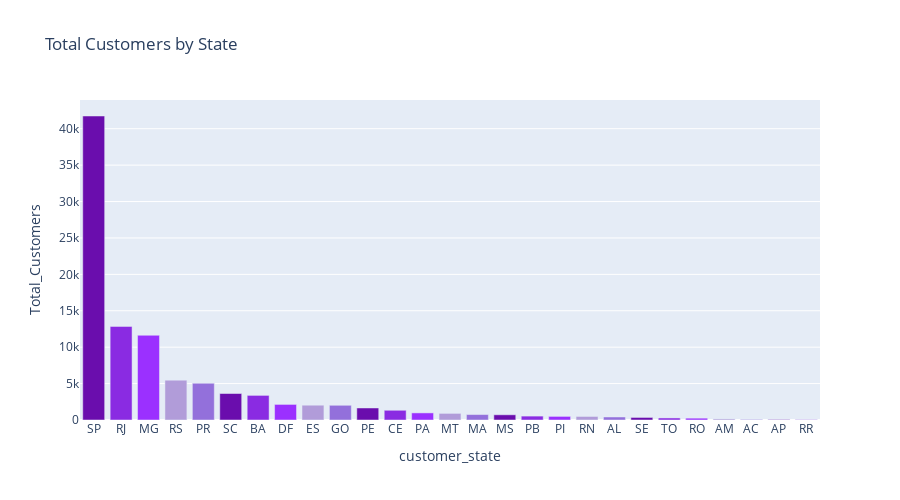

This figure's notebook cell:
### Code cell
purple_colors = ["#6a0dad", "#8a2be2", "#9b30ff", "#b19cd9", "#9370db"]

fig = px.bar(
    df,
    x="customer_state",
    y="Total_Customers",
    title="Total Customers by State",
    color="customer_state",  # color each bar differently
    color_discrete_sequence=purple_colors
)

fig.update_layout(
    showlegend=False,   # hide legend
    width=900,
    height=500
)

fig.show()

### Figure 1 — Plotly figure (JSON) as saved in the notebook; plotly's stock layout.template omitted (floating-point values rounded to 4 significant figures)
{"data": [{"alignmentgroup": "True", "hovertemplate": "customer_state=%{x}<br>Total_Customers=%{y}<extra></extra>", "legendgroup": "SP", "marker": {"color": "#6a0dad", "pattern": {"shape": ""}}, "name": "SP", "offsetgroup": "SP", "orientation": "v", "showlegend": true, "textposition": "auto", "type": "bar", "x": ["SP"], "xaxis": "x", "y": [41746], "yaxis": "y"}, {"alignmentgroup": "True", "hovertemplate": "customer_state=%{x}<br>Total_Customers=%{y}<extra></extra>", "legendgroup": "RJ", "marker": {"color": "#8a2be2", "pattern": {"shape": ""}}, "name": "RJ", "offsetgroup": "RJ", "orientation": "v", "showlegend": true, "textposition": "auto", "type": "bar", "x": ["RJ"], "xaxis": "x", "y": [12852], "yaxis": "y"}, {"alignmentgroup": "True", "hovertemplate": "customer_state=%{x}<br>Total_Customers=%{y}<extra></extra>", "legendgroup": "MG", "marker": {"color": "#9b30ff", "pattern": {"shape": ""}}, "name": "MG", "offsetgroup": "MG", "orientation": "v", "showlegend": true, "textposition": "auto", "type": "bar", "x": ["MG"], "xaxis": "x", "y": [11635], "yaxis": "y"}, {"alignmentgroup": "True", "hovertemplate": "customer_state=%{x}<br>Total_Customers=%{y}<extra></extra>", "legendgroup": "RS", "marker": {"color": "#b19cd9", "pattern": {"shape": ""}}, "name": "RS", "offsetgroup": "RS", "orientation": "v", "showlegend": true, "textposition": "auto", "type": "bar", "x": ["RS"], "xaxis": "x", "y": [5466], "yaxis": "y"}, {"alignmentgroup": "True", "hovertemplate": "customer_state=%{x}<br>Total_Customers=%{y}<extra></extra>", "legendgroup": "PR", "marker": {"color": "#9370db", "pattern": {"shape": ""}}, "name": "PR", "offsetgroup": "PR", "orientation": "v", "showlegend": true, "textposition": "auto", "type": "bar", "x": ["PR"], "xaxis": "x", "y": [5045], "yaxis": "y"}, {"alignmentgroup": "True", "hovertemplate": "customer_state=%{x}<br>Total_Customers=%{y}<extra></extra>", "legendgroup": "SC", "marker": {"color": "#6a0dad", "pattern": {"shape": ""}}, "name": "SC", "offsetgroup": "SC", "orientation": "v", "showlegend": true, "textposition": "auto", "type": "bar", "x": ["SC"], "xaxis": "x", "y": [3637], "yaxis": "y"}, {"alignmentgroup": "True", "hovertemplate": "customer_state=%{x}<br>Total_Customers=%{y}<extra></extra>", "legendgroup": "BA", "marker": {"color": "#8a2be2", "pattern": {"shape": ""}}, "name": "BA", "offsetgroup": "BA", "orientation": "v", "showlegend": true, "textposition": "auto", "type": "bar", "x": ["BA"], "xaxis": "x", "y": [3380], "yaxis": "y"}, {"alignmentgroup": "True", "hovertemplate": "customer_state=%{x}<br>Total_Customers=%{y}<extra></extra>", "legendgroup": "DF", "marker": {"color": "#9b30ff", "pattern": {"shape": ""}}, "name": "DF", "offsetgroup": "DF", "orientation": "v", "showlegend": true, "textposition": "auto", "type": "bar", "x": ["DF"], "xaxis": "x", "y": [2140], "yaxis": "y"}, {"alignmentgroup": "True", "hovertemplate": "customer_state=%{x}<br>Total_Customers=%{y}<extra></extra>", "legendgroup": "ES", "marker": {"color": "#b19cd9", "pattern": {"shape": ""}}, "name": "ES", "offsetgroup": "ES", "orientation": "v", "showlegend": true, "textposition": "auto", "type": "bar", "x": ["ES"], "xaxis": "x", "y": [2033], "yaxis": "y"}, {"alignmentgroup": "True", "hovertemplate": "customer_state=%{x}<br>Total_Customers=%{y}<extra></extra>", "legendgroup": "GO", "marker": {"color": "#9370db", "pattern": {"shape": ""}}, "name": "GO", "offsetgroup": "GO", "orientation": "v", "showlegend": true, "textposition": "auto", "type": "bar", "x": ["GO"], "xaxis": "x", "y": [2020], "yaxis": "y"}, {"alignmentgroup": "True", "hovertemplate": "customer_state=%{x}<br>Total_Customers=%{y}<extra></extra>", "legendgroup": "PE", "marker": {"color": "#6a0dad", "pattern": {"shape": ""}}, "name": "PE", "offsetgroup": "PE", "orientation": "v", "showlegend": true, "textposition": "auto", "type": "bar", "x": ["PE"], "xaxis": "x", "y": [1652], "yaxis": "y"}, {"alignmentgroup": "True", "hovertemplate": "customer_state=%{x}<br>Total_Customers=%{y}<extra></extra>", "legendgroup": "CE", "marker": {"color": "#8a2be2", "pattern": {"shape": ""}}, "name": "CE", "offsetgroup": "CE", "orientation": "v", "showlegend": true, "textposition": "auto", "type": "bar", "x": ["CE"], "xaxis": "x", "y": [1336], "yaxis": "y"}, {"alignmentgroup": "True", "hovertemplate": "customer_state=%{x}<br>Total_Customers=%{y}<extra></extra>", "legendgroup": "PA", "marker": {"color": "#9b30ff", "pattern": {"shape": ""}}, "name": "PA", "offsetgroup": "PA", "orientation": "v", "showlegend": true, "textposition": "auto", "type": "bar", "x": ["PA"], "xaxis": "x", "y": [975], "yaxis": "y"}, {"alignmentgroup": "True", "hovertemplate": "customer_state=%{x}<br>Total_Customers=%{y}<extra></extra>", "legendgroup": "MT", "marker": {"color": "#b19cd9", "pattern": {"shape": ""}}, "name": "MT", "offsetgroup": "MT", "orientation": "v", "showlegend": true, "textposition": "auto", "type": "bar", "x": ["MT"], "xaxis": "x", "y": [907], "yaxis": "y"}, {"alignmentgroup": "True", "hovertemplate": "customer_state=%{x}<br>Total_Customers=%{y}<extra></extra>", "legendgroup": "MA", "marker": {"color": "#9370db", "pattern": {"shape": ""}}, "name": "MA", "offsetgroup": "MA", "orientation": "v", "showlegend": true, "textposition": "auto", "type": "bar", "x": ["MA"], "xaxis": "x", "y": [747], "yaxis": "y"}, {"alignmentgroup": "True", "hovertemplate": "customer_state=%{x}<br>Total_Customers=%{y}<extra></extra>", "legendgroup": "MS", "marker": {"color": "#6a0dad", "pattern": {"shape": ""}}, "name": "MS", "offsetgroup": "MS", "orientation": "v", "showlegend": true, "textposition": "auto", "type": "bar", "x": ["MS"], "xaxis": "x", "y": [715], "yaxis": "y"}, {"alignmentgroup": "True", "hovertemplate": "customer_state=%{x}<br>Total_Customers=%{y}<extra></extra>", "legendgroup": "PB", "marker": {"color": "#8a2be2", "pattern": {"shape": ""}}, "name": "PB", "offsetgroup": "PB", "orientation": "v", "showlegend": true, "textposition": "auto", "type": "bar", "x": ["PB"], "xaxis": "x", "y": [536], "yaxis": "y"}, {"alignmentgroup": "True", "hovertemplate": "customer_state=%{x}<br>Total_Customers=%{y}<extra></extra>", "legendgroup": "PI", "marker": {"color": "#9b30ff", "pattern": {"shape": ""}}, "name": "PI", "offsetgroup": "PI", "orientation": "v", "showlegend": true, "textposition": "auto", "type": "bar", "x": ["PI"], "xaxis": "x", "y": [495], "yaxis": "y"}, {"alignmentgroup": "True", "hovertemplate": "customer_state=%{x}<br>Total_Customers=%{y}<extra></extra>", "legendgroup": "RN", "marker": {"color": "#b19cd9", "pattern": {"shape": ""}}, "name": "RN", "offsetgroup": "RN", "orientation": "v", "showlegend": true, "textposition": "auto", "type": "bar", "x": ["RN"], "xaxis": "x", "y": [485], "yaxis": "y"}, {"alignmentgroup": "True", "hovertemplate": "customer_state=%{x}<br>Total_Customers=%{y}<extra></extra>", "legendgroup": "AL", "marker": {"color": "#9370db", "pattern": {"shape": ""}}, "name": "AL", "offsetgroup": "AL", "orientation": "v", "showlegend": true, "textposition": "auto", "type": "bar", "x": ["AL"], "xaxis": "x", "y": [413], "yaxis": "y"}, {"alignmentgroup": "True", "hovertemplate": "customer_state=%{x}<br>Total_Customers=%{y}<extra></extra>", "legendgroup": "SE", "marker": {"color": "#6a0dad", "pattern": {"shape": ""}}, "name": "SE", "offsetgroup": "SE", "orientation": "v", "showlegend": true, "textposition": "auto", "type": "bar", "x": ["SE"], "xaxis": "x", "y": [350], "yaxis": "y"}, {"alignmentgroup": "True", "hovertemplate": "customer_state=%{x}<br>Total_Customers=%{y}<extra></extra>", "legendgroup": "TO", "marker": {"color": "#8a2be2", "pattern": {"shape": ""}}, "name": "TO", "offsetgroup": "TO", "orientation": "v", "showlegend": true, "textposition": "auto", "type": "bar", "x": ["TO"], "xaxis": "x", "y": [280], "yaxis": "y"}, {"alignmentgroup": "True", "hovertemplate": "customer_state=%{x}<br>Total_Customers=%{y}<extra></extra>", "legendgroup": "RO", "marker": {"color": "#9b30ff", "pattern": {"shape": ""}}, "name": "RO", "offsetgroup": "RO", "orientation": "v", "showlegend": true, "textposition": "auto", "type": "bar", "x": ["RO"], "xaxis": "x", "y": [253], "yaxis": "y"}, {"alignmentgroup": "True", "hovertemplate": "customer_state=%{x}<br>Total_Customers=%{y}<extra></extra>", "legendgroup": "AM", "marker": {"color": "#b19cd9", "pattern": {"shape": ""}}, "name": "AM", "offsetgroup": "AM", "orientation": "v", "showlegend": true, "textposition": "auto", "type": "bar", "x": ["AM"], "xaxis": "x", "y": [148], "yaxis": "y"}, {"alignmentgroup": "True", "hovertemplate": "customer_state=%{x}<br>Total_Customers=%{y}<extra></extra>", "legendgroup": "AC", "marker": {"color": "#9370db", "pattern": {"shape": ""}}, "name": "AC", "offsetgroup": "AC", "orientation": "v", "showlegend": true, "textposition": "auto", "type": "bar", "x": ["AC"], "xaxis": "x", "y": [81], "yaxis": "y"}, {"alignmentgroup": "True", "hovertemplate": "customer_state=%{x}<br>Total_Customers=%{y}<extra></extra>", "legendgroup": "AP", "marker": {"color": "#6a0dad", "pattern": {"shape": ""}}, "name": "AP", "offsetgroup": "AP", "orientation": "v", "showlegend": true, "textposition": "auto", "type": "bar", "x": ["AP"], "xaxis": "x", "y": [68], "yaxis": "y"}, {"alignmentgroup": "True", "hovertemplate": "customer_state=%{x}<br>Total_Customers=%{y}<extra></extra>", "legendgroup": "RR", "marker": {"color": "#8a2be2", "pattern": {"shape": ""}}, "name": "RR", "offsetgroup": "RR", "orientation": "v", "showlegend": true, "textposition": "auto", "type": "bar", "x": ["RR"], "xaxis": "x", "y": [46], "yaxis": "y"}], "layout": {"barmode": "relative", "height": 500, "legend": {"title": {"text": "customer_state"}, "tracegroupgap": 0}, "showlegend": false, "title": {"text": "Total Customers by State"}, "width": 900, "xaxis": {"anchor": "y", "autorange": true, "categoryarray": ["SP", "RJ", "MG", "RS", "PR", "SC", "BA", "DF", "ES", "GO", "PE", "CE", "PA", "MT", "MA", "MS", "PB", "PI", "RN", "AL", "SE", "TO", "RO", "AM", "AC", "AP", "RR"], "categoryorder": "array", "domain": [0, 1], "range": [-0.5, 26.5], "title": {"text": "customer_state"}, "type": "category"}, "yaxis": {"anchor": "x", "autorange": true, "domain": [0, 1], "range": [0, 43940.0], "title": {"text": "Total_Customers"}, "type": "linear"}}}
